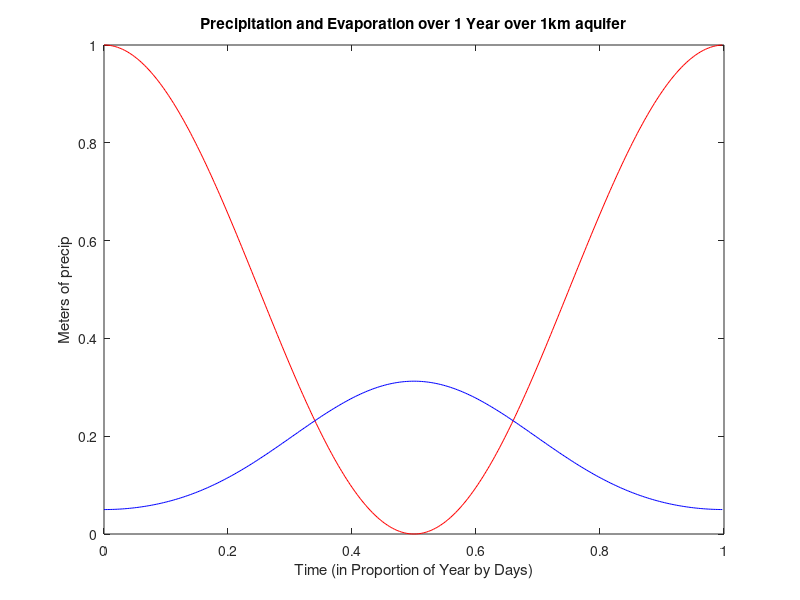
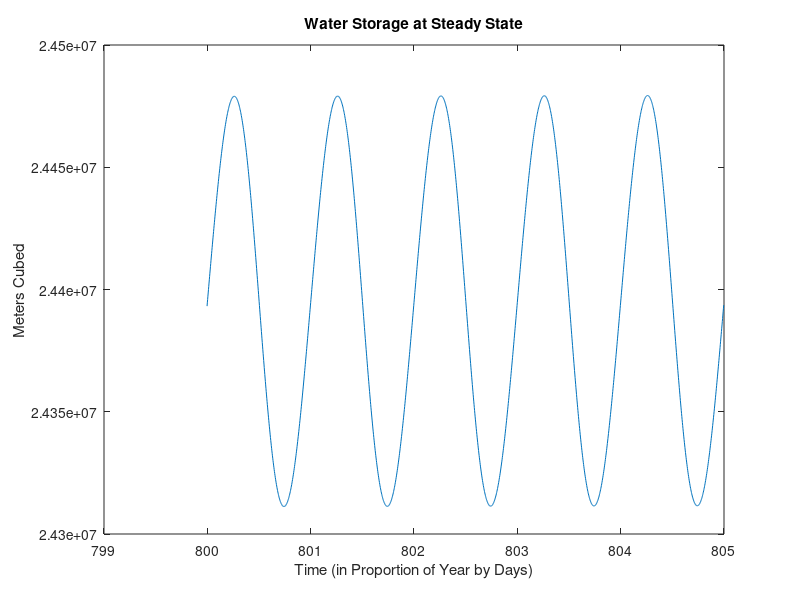
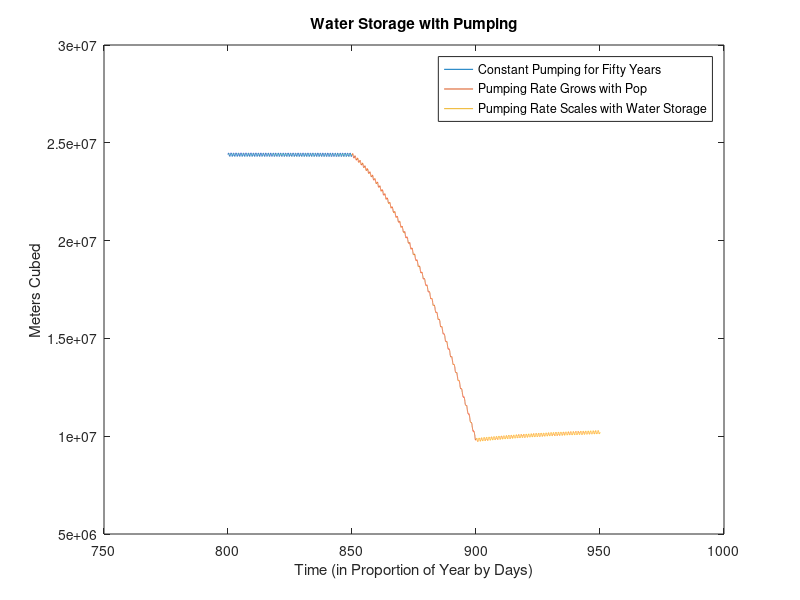

Write the MATLAB code that produced these figures, in order.
dt = 1/365; % 1 day time step
t = [0:dt:1000]; % 1 years
area = 1000 *1000;
%precip
Pmax = 1; % meter per year
P = (Pmax/2) * (cos(2*pi*t)+1); % meters cubed of precip over 1km area

% figure(1)
% plot(t, P, '-b')
% title('Precip')

%temp

Tmax = 25; %deg celsius
Tmin = 10;
T = ((Tmax-Tmin)/2)*(sin(2*pi*t-pi/2)+1)+Tmin;

% %plot
% figure(2)
% plot(t,T)
% title('Temp')

%runoff = q_s
ks = 10; % no units
Ph = 1; % meter per year
qs = (P./(1+ks*exp(-P./Ph))); %runoff (m/yr) make sure to multiple by area to get cubic meters per year

% figure(3)
% plot(P, qs./P)
% title('Fraction of Precip that goes to runoff')

%1 see doc

%2
kt = .001; % meters per year*celsius^2
Pmax = 1; % meters cubed per year
Tmax = 25; %deg celsius
Tmin = 10;

E = (kt*.5*T.^2); % meters cubed of evap over 1km area

figure(2)
plot(t(1:365), P(1:365), 'r')
hold on
plot(t(1:365), E(1:365), 'b')
title('Precipitation and Evaporation over 1 Year over 1km aquifer')
xlabel('Time (in Proportion of Year by Days)')
ylabel('Meters of precip')

totalrainfall = sum(P*dt); % .5027 meters per one year

%3 
qn = 0; % no groundwater pumping
kb = .01; % per year

ks = 10; % no units
Ph = 1; % meter cubed per year


% initial condition
S0 = 10^6; % meters cubed
% solve with Euler Forward

Sf = 0*t; % placeholder

Sf(1) = S0;

f = @(Sf, P, E, qs, qn)P*area-E*area-qs*area-(kb.*Sf)-qn;

for i = 2:length(t)
    Sf(i) = Sf(i-1) + dt.*f(Sf(i-1), P(i-1), E(i-1), qs(i-1), qn);
end

steadyyear = 800;
startsteadyi = 800*365;
endfiveyearsi = startsteadyi+5*365;
steadystorage = Sf(startsteadyi);

rangestorage = range(Sf(startsteadyi:endfiveyearsi))
meandepth = (mean((Sf(startsteadyi:endfiveyearsi)))/1000)/1000

figure(3)
plot(t(startsteadyi:endfiveyearsi), Sf(startsteadyi:endfiveyearsi))
title('Water Storage at Steady State')
xlabel('Time (in Proportion of Year by Days)')
ylabel('Meters Cubed')

% 4
qn = 100000/365; % m cubed per year

% initial condition

% solve with Euler Forward

Sf4 = 0*t; % placeholder
S0 = steadystorage; % meters cubed
Sf4(1) = S0;

f4 = @(Sf4, P, E, qs, qn)P*area-E*area-qs*area-(kb.*Sf4)-qn;

for i = 2:length(t)
    Sf4(i) = Sf4(i-1) + dt.*f4(Sf4(i-1), P(i-1), E(i-1), qs(i-1), qn);
end

endfiftyyearsi = startsteadyi+50*365;
endcpumping = Sf4(50*365+1);
depthdiff = ((Sf4(startsteadyi)-Sf4(endfiveyearsi))/1000)/1000
figure(4)
plot(t(startsteadyi:endfiftyyearsi), Sf4(1:50*365+1))
hold on
title('Water Storage with Pumping')
xlabel('Time (in Proportion of Year by Days)')
ylabel('Meters Cubed')


% 5

qn0 = 100000; % initial pumping m cubed per year^2
qn = 0*t;
qn(1) = qn0;

qn = qn0 + t*10000;

Sf5 = 0*t; % placeholder

Sf5(1) = endcpumping;

for i = 2:length(t)
    Sf5(i) = Sf5(i-1) + dt.*f4(Sf5(i-1), P(i-1), E(i-1), qs(i-1), qn(i-1));
end

popi = endfiftyyearsi+1 + 50*365;
plot(t(endfiftyyearsi+1:popi), Sf5(1:(1+50*365)))


endpumppop = Sf5(1+50*365);

%6
kn = .0135;
Sf6(1) = endpumppop;

f6 = @(Sf4, P, E, qs)P*area-E*area-qs*area-(kb.*Sf4)-kn*Sf4;

for i = 2:length(t)
    Sf6(i) = Sf6(i-1) + dt.*f6(Sf6(i-1), P(i-1), E(i-1), qs(i-1));
end

regi = popi+ 1 + 50*365;
plot(t(popi+1:regi), Sf6(1:(1+50*365)))
legend('Constant Pumping for Fifty Years', 'Pumping Rate Grows with Pop', 'Pumping Rate Scales with Water Storage')


















